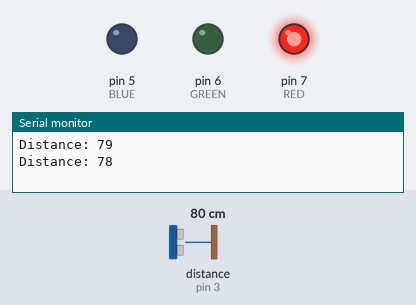
Simulated run of this sketch. Board: Arduino Uno, built with avr-gcc and run on an emulated ATmega328P. Parts: output pins drawn as LEDs (lit = HIGH), the last lines printed to the serial monitor. Wiring (inferred from the names in the program): ultrasonic range finder: trigger pin 2; echo pin 3. The test bench sets the inputs (shaded band); at power-on: distance to the obstacle (sensor on pin 3) 80 cm. The echo pulse lasts 58.3 µs per cm; pins used as bus, display or sensor lines are not drawn.

Above: at 5.8 s.
5.9 s: distance to the obstacle (sensor on pin 3) set to 53 cm
11.9 s: distance to the obstacle (sensor on pin 3) set to 48 cm
At 15.4 s:
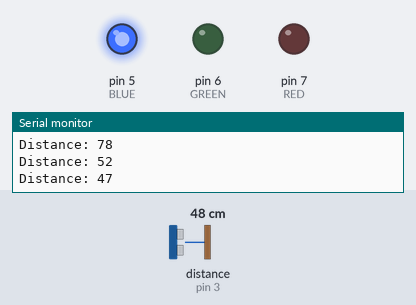
17.9 s: distance to the obstacle (sensor on pin 3) set to 23 cm
23.9 s: distance to the obstacle (sensor on pin 3) set to 19 cm
At 25.5 s:
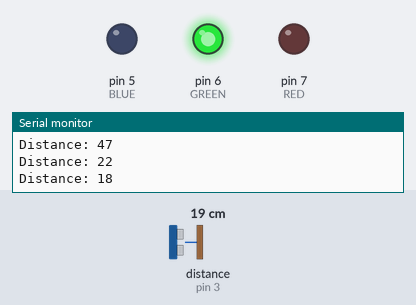
29.9 s: distance to the obstacle (sensor on pin 3) set to 35 cm
At 34.1 s:
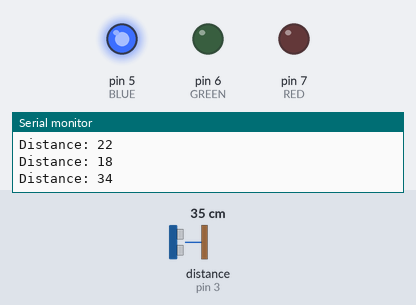
35.9 s: distance to the obstacle (sensor on pin 3) set to 2 cm
At 39.1 s:
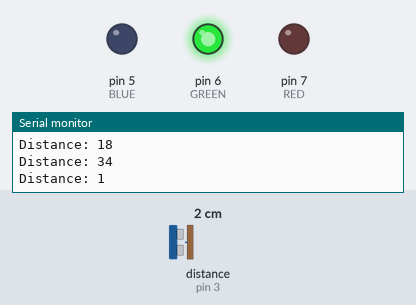
Timing chart, 0 to 40.6 s (numbered marks = the images above; inputs shaded):
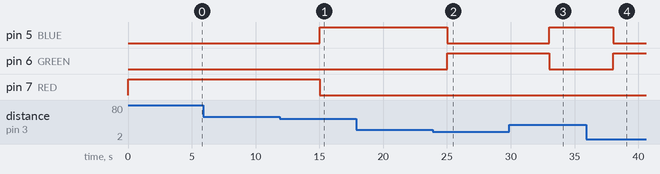

Measured:
- the behaviour switches between 51 and 50 cm on distance to the obstacle (sensor on pin 3) (found by bisection; images 0 and 1)
- the behaviour switches between 21 and 20 cm on distance to the obstacle (sensor on pin 3) (found by bisection; images 1 and 2)
- after the input at 11.9 s, pin 5 (BLUE): LOW → HIGH after 3.1 s; pin 7 (RED): HIGH → LOW after 3.1 s
- after the input at 23.9 s, pin 5 (BLUE): HIGH → LOW after 1.1 s; pin 6 (GREEN): LOW → HIGH after 1.1 s
- after the input at 29.9 s, pin 5 (BLUE): LOW → HIGH after 3.1 s; pin 6 (GREEN): HIGH → LOW after 3.1 s
- after the input at 35.9 s, pin 5 (BLUE): HIGH → LOW after 2.1 s; pin 6 (GREEN): LOW → HIGH after 2.1 s

The sketch:

code.ino
```cpp
#define TRIG_PIN 2
#define ECHO_PIN 3

#define RED 7
#define GREEN 6
#define BLUE 5

long duration;
int distance;

void setup() {
  pinMode(TRIG_PIN, OUTPUT);
  pinMode(ECHO_PIN, INPUT);

  pinMode(RED, OUTPUT);
  pinMode(GREEN, OUTPUT);
  pinMode(BLUE, OUTPUT);

  Serial.begin(9600);
}

void loop() {

  // Measure distance
  digitalWrite(TRIG_PIN, LOW);
  delayMicroseconds(2);
  digitalWrite(TRIG_PIN, HIGH);
  delayMicroseconds(10);
  digitalWrite(TRIG_PIN, LOW);

  duration = pulseIn(ECHO_PIN, HIGH);
  distance = duration * 0.034 / 2;

  Serial.print("Distance: ");
  Serial.println(distance);

  if(distance < 20) {
    // GREEN (High traffic → go longer)
    digitalWrite(RED, LOW);
    digitalWrite(GREEN, HIGH);
    digitalWrite(BLUE, LOW);
    delay(8000);
  }
  else if(distance < 50) {
    // BLUE (Medium traffic)
    digitalWrite(RED, LOW);
    digitalWrite(GREEN, LOW);
    digitalWrite(BLUE, HIGH);
    delay(5000);
  }
  else {
    // RED (Low traffic → stop)
    digitalWrite(RED, HIGH);
    digitalWrite(GREEN, LOW);
    digitalWrite(BLUE, LOW);
    delay(5000);
  }
}
```
